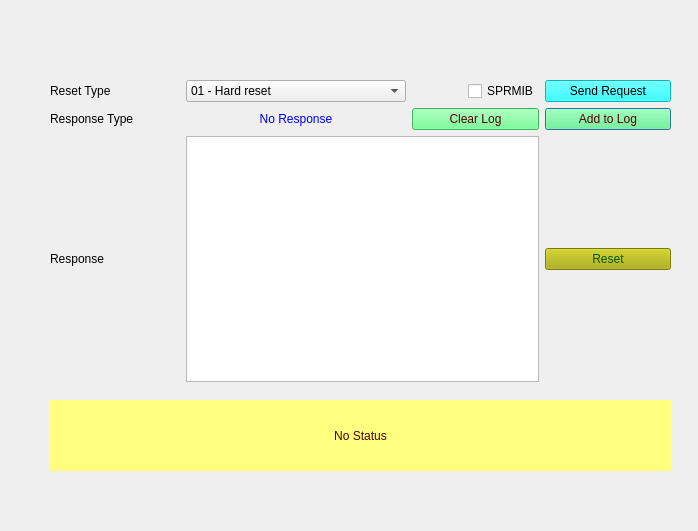
<?xml version="1.0" encoding="UTF-8"?>
<ui version="4.0">
 <class>Dialog</class>
 <widget class="QDialog" name="Dialog">
  <property name="geometry">
   <rect>
    <x>0</x>
    <y>0</y>
    <width>698</width>
    <height>531</height>
   </rect>
  </property>
  <property name="windowTitle">
   <string>Dialog</string>
  </property>
  <widget class="QWidget" name="layoutWidget">
   <property name="geometry">
    <rect>
     <x>50</x>
     <y>80</y>
     <width>621</width>
     <height>302</height>
    </rect>
   </property>
   <layout class="QGridLayout" name="gridLayout">
    <property name="sizeConstraint">
     <enum>QLayout::SetNoConstraint</enum>
    </property>
    <item row="3" column="3">
     <widget class="QPushButton" name="pushButton_appendLog">
      <property name="styleSheet">
       <string notr="true">background-color: rgb(85, 255, 127);
color: rgb(85, 0, 0);</string>
      </property>
      <property name="text">
       <string>Add to Log</string>
      </property>
     </widget>
    </item>
    <item row="6" column="1" colspan="2">
     <widget class="QTextBrowser" name="textBrowser_Resp"/>
    </item>
    <item row="3" column="2">
     <widget class="QPushButton" name="pushButton_clearLog">
      <property name="styleSheet">
       <string notr="true">background-color: rgb(85, 255, 127);
color: rgb(85, 0, 0);</string>
      </property>
      <property name="text">
       <string>Clear Log</string>
      </property>
     </widget>
    </item>
    <item row="0" column="1" alignment="Qt::AlignHCenter">
     <widget class="QComboBox" name="comboBox_ECUReset">
      <property name="minimumSize">
       <size>
        <width>220</width>
        <height>0</height>
       </size>
      </property>
      <property name="maximumSize">
       <size>
        <width>220</width>
        <height>16777215</height>
       </size>
      </property>
      <property name="toolTip">
       <string>Select the Diag session to which you want ECU to move. If your session is not in list then contact admin</string>
      </property>
      <item>
       <property name="text">
        <string>01 - Hard reset</string>
       </property>
      </item>
      <item>
       <property name="text">
        <string>02 - KeyOffOn reset</string>
       </property>
      </item>
      <item>
       <property name="text">
        <string>03 - Soft reset</string>
       </property>
      </item>
     </widget>
    </item>
    <item row="3" column="1">
     <widget class="QLabel" name="label_ResType">
      <property name="autoFillBackground">
       <bool>false</bool>
      </property>
      <property name="styleSheet">
       <string notr="true">color: rgb(0, 0, 255);</string>
      </property>
      <property name="text">
       <string>No Response</string>
      </property>
      <property name="alignment">
       <set>Qt::AlignCenter</set>
      </property>
     </widget>
    </item>
    <item row="3" column="0">
     <widget class="QLabel" name="label_2">
      <property name="minimumSize">
       <size>
        <width>130</width>
        <height>0</height>
       </size>
      </property>
      <property name="text">
       <string>Response Type</string>
      </property>
     </widget>
    </item>
    <item row="6" column="0">
     <widget class="QLabel" name="label_3">
      <property name="text">
       <string>Response</string>
      </property>
     </widget>
    </item>
    <item row="6" column="3">
     <widget class="QPushButton" name="pushButton_reset">
      <property name="styleSheet">
       <string notr="true">background-color: rgb(170, 170, 0);
font: 75 8pt &quot;MS Shell Dlg 2&quot;;
color: rgb(0, 85, 0);</string>
      </property>
      <property name="text">
       <string>Reset</string>
      </property>
     </widget>
    </item>
    <item row="0" column="0">
     <widget class="QLabel" name="label">
      <property name="text">
       <string>Reset Type</string>
      </property>
     </widget>
    </item>
    <item row="0" column="3">
     <widget class="QPushButton" name="pushButton_Send10Req">
      <property name="toolTip">
       <string>Sends the 10 service request to ECU</string>
      </property>
      <property name="styleSheet">
       <string notr="true">background-color: rgb(0, 255, 255);
border-color: rgb(0, 0, 0);
color: rgb(0, 0, 0);</string>
      </property>
      <property name="text">
       <string>Send Request</string>
      </property>
     </widget>
    </item>
    <item row="0" column="2" alignment="Qt::AlignRight">
     <widget class="QCheckBox" name="checkBox_suppressposmsg">
      <property name="toolTip">
       <string>If selected then Suppress Positive Response Message Indication bit will be set in Subfunction</string>
      </property>
      <property name="text">
       <string>SPRMIB</string>
      </property>
     </widget>
    </item>
   </layout>
   <zorder>pushButton_appendLog</zorder>
   <zorder>label_ResType</zorder>
   <zorder>textBrowser_Resp</zorder>
   <zorder>pushButton_clearLog</zorder>
   <zorder>label</zorder>
   <zorder>pushButton_reset</zorder>
   <zorder>label_3</zorder>
   <zorder>pushButton_Send10Req</zorder>
   <zorder>comboBox_ECUReset</zorder>
   <zorder>label_2</zorder>
   <zorder>checkBox_suppressposmsg</zorder>
  </widget>
  <widget class="QLabel" name="label_status">
   <property name="geometry">
    <rect>
     <x>50</x>
     <y>400</y>
     <width>621</width>
     <height>71</height>
    </rect>
   </property>
   <property name="styleSheet">
    <string notr="true">background-color: rgb(255, 255, 127);
color: rgb(85, 0, 0);
border-color: rgb(0, 0, 255);</string>
   </property>
   <property name="text">
    <string>No Status</string>
   </property>
   <property name="alignment">
    <set>Qt::AlignCenter</set>
   </property>
   <property name="wordWrap">
    <bool>true</bool>
   </property>
  </widget>
 </widget>
 <resources/>
 <connections/>
</ui>
